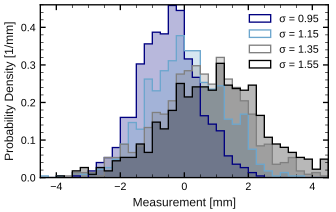

Recreate this plot in Python.
#!/usr/bin/env python3
"""Example: Tao Style multiple filled histograms."""

from __future__ import annotations

from pathlib import Path
import sys

import matplotlib.pyplot as plt
import numpy as np


ROOT = Path(__file__).resolve().parents[1]
sys.path.insert(0, str(ROOT / "scripts"))

from apply_tao_style import (  # noqa: E402
    PALETTE,
    apply_matplotlib_legend,
    axes_box_size,
    save_fixed_height_figure,
    set_fixed_axes_box,
    matplotlib_rcparams,
    plot_matplotlib_histogram,
)


def main() -> None:
    rng = np.random.default_rng(20260526)
    bins = np.arange(-4.5, 4.51, 0.25)
    mode = "probability_density"
    samples = [
        rng.normal(-0.45, 0.95, size=900),
        rng.normal(0.05, 1.15, size=900),
        rng.normal(0.48, 1.35, size=900),
        rng.normal(0.90, 1.55, size=900),
    ]
    labels = ["σ = 0.95", "σ = 1.15", "σ = 1.35", "σ = 1.55"]
    colors = [PALETTE[0], PALETTE[1], PALETTE[3], PALETTE[2]]

    plt.rcParams.update(matplotlib_rcparams(svg_fonttype="path"))
    fig, ax = plt.subplots(figsize=axes_box_size("5:3"))

    for data, label, color in zip(samples, labels, colors):
        plot_matplotlib_histogram(
            ax,
            data,
            bins,
            mode,
            unit="mm",
            color=color,
            label=label,
        )

    ax.set_xlabel("Measurement [mm]")
    ax.set_xlim(-4.5, 4.5)
    ax.set_ylim(0, 0.46)
    ax.minorticks_on()
    apply_matplotlib_legend(ax)

    set_fixed_axes_box(fig, ax, "5:3")

    output = Path(__file__).with_suffix(".svg")
    save_fixed_height_figure(fig, output)
    plt.close(fig)
    print(output)


if __name__ == "__main__":
    main()
